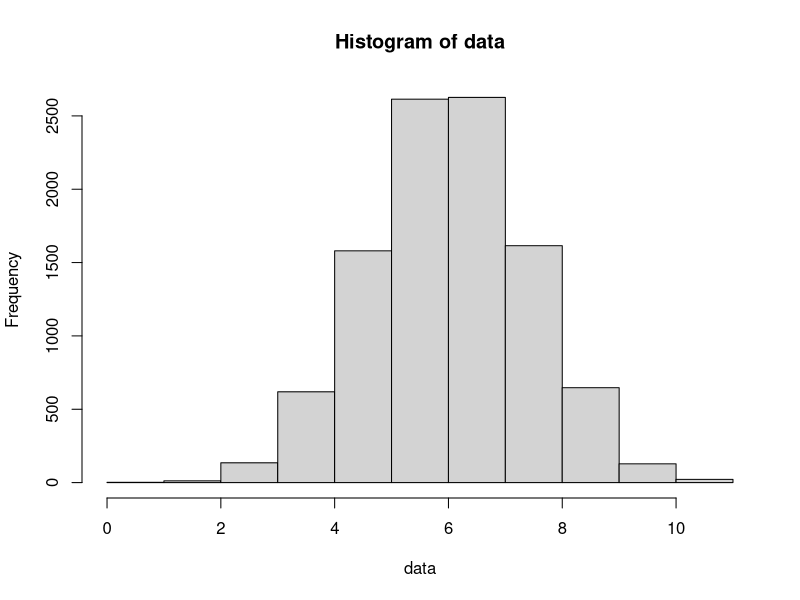

The R script that drew this image:
## ---- chunk 1
data <- rnorm(10000, mean = 6, sd = sqrt(2))
hist(data)
